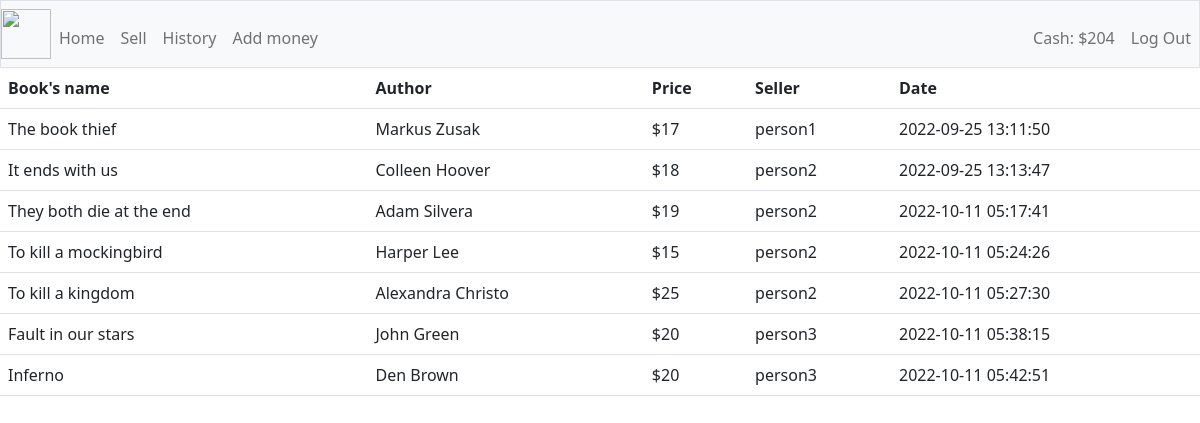
Screenshot of /history (signed in) with the database file from the repository.
### tables this page shows
CREATE TABLE users (id INTEGER PRIMARY KEY AUTOINCREMENT NOT NULL, username TEXT NOT NULL, password TEXT NOT NULL, email TEXT NOT NULL, phone_number TEXT NOT NULL, cash NUMERIC NOT NULL);

CREATE TABLE history (id INTEGER PRIMARY KEY AUTOINCREMENT NOT NULL, name TEXT NOT NULL, author TEXT NOT NULL, price NUMERIC NOT NULL, seller_id INTEGER, buyer_id INTEGER NOT NULL, date DATETIME NOT NULL);

### app.py (the view)
@app.route("/history")
@login_required
def history():
    if request.method == "GET":
        id = session["user_id"]
        data = db.execute("SELECT history.name, history.author, history.price, history.date, users.username FROM history JOIN users ON history.seller_id=users.id WHERE buyer_id=?", id)
        cash = db.execute("SELECT cash FROM users WHERE id=?", session["user_id"])
        return render_template("history.html", data=data, cash = cash)

### app.py (called while the page is built)
def login_required(f):
    @wraps(f)
    def decorated_function(*args, **kwargs):
        if session.get("user_id") is None:
            return redirect("/login")
        return f(*args, **kwargs)
    return decorated_function

### templates/history.html (shortened to what this page needs)
{% extends "layout.html" %}
{% block main %}
    <table class="table">
        <tr>
            <th>Book's name</th>
            <th>Author</th>
            <th>Price</th>
            <th>Seller</th>
            <th>Date</th>
        </tr>
        {% for row in data %}
            <tr>
                <td>{{ row["name"] }}</td>
                <td>{{ row["author"] }}</td>
                <td>${{ row["price"] }}</td>
                <td>{{ row["username"] }}</td>
                <td>{{ row["date"] }}</td>
            </tr>
        {% endfor %}
    </table>
{% endblock %}

### templates/layout.html (shortened to what this page needs)
<!DOCTYPE html>
<html>
	<head>
		<link rel="stylesheet" href="/static/style.css">
		<link href="https://cdn.jsdelivr.net/npm/bootstrap@5.2.0/dist/css/bootstrap.min.css" rel="stylesheet">
	        <link href="https://cdn.jsdelivr.net/npm/bootstrap@5.1.3/dist/css/bootstrap.min.css" rel="stylesheet">
	</head>
    <body>
        {% if session["user_id"] %}
            <nav class="bg-light border navbar navbar-expand-md navbar-light">
                <img src="https://i.pinimg.com/564x/ea/0b/ce/ea0bceb1bb574b4f99e0af014db5011a.jpg" class="logo">
                <ul class="navbar-nav me-auto mt-2">
                    <li class="nav-item"><a class="nav-link" href="/">Home</a></li>
                    <li class="nav-item"><a class="nav-link" href="/sell">Sell</a></li>
                    <li class="nav-item"><a class="nav-link" href="/history">History</a></li>
                    <li class="nav-item"><a class="nav-link" href="/add">Add money</a></li>
                </ul>
                <ul class="navbar-nav ms-auto mt-2">
                    <li class="nav-item"><a class="nav-link" href="/add_history">Cash: ${{ cash[0]["cash"] }}</a></li>
                    <li class="nav-item"><a class="nav-link" href="/logout">Log Out</a></li>
                </ul>
            </nav>
        {% endif %}
        <main>
            {% block main %}{% endblock %}
        </main>
    </body>
</html>

### static/style.css (style rules this page uses)
.reg, a, .label { text-align: center; }
.logo { width: 50px; height: 50px; }

### rows the page displays
users: cash "204"
history: name "The book thief", author "Markus Zusak", price "17", username "person1", date "2022-09-25 13:11:50"
history: name "It ends with us", author "Colleen Hoover", price "18", username "person2", date "2022-09-25 13:13:47"
history: name "They both die at the end", author "Adam Silvera", price "19", username "person2", date "2022-10-11 05:17:41"
history: name "To kill a mockingbird", author "Harper Lee", price "15", username "person2", date "2022-10-11 05:24:26"
history: name "To kill a kingdom", author "Alexandra Christo", price "25", username "person2", date "2022-10-11 05:27:30"
history: name "Fault in our stars", author "John Green", price "20", username "person3", date "2022-10-11 05:38:15"
history: name "Inferno", author "Den Brown", price "20", username "person3", date "2022-10-11 05:42:51"
